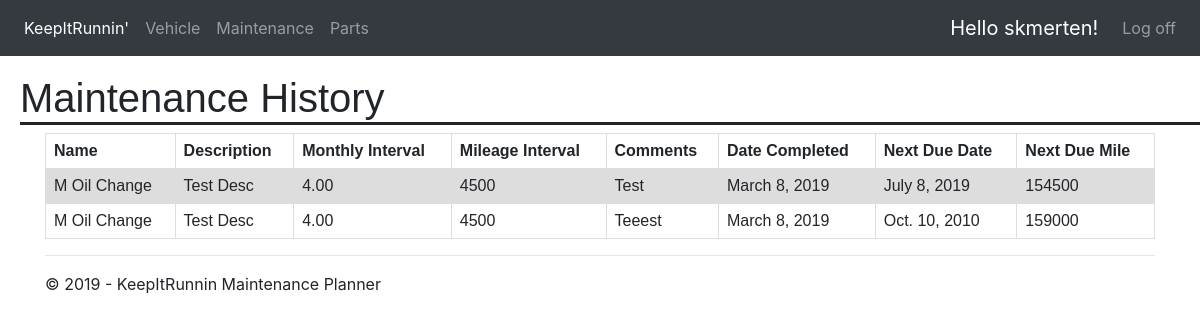
Page /maintenance/history/ (signed in) on the committed database.
### maintenance/models.py (models this page shows, shortened)
class Maintenance_Record(models.Model):
    maintenance = models.ForeignKey(Maintenance, on_delete=models.CASCADE)
    comments = models.CharField(max_length=250)
    date_completed = models.DateField()
    current_mileage = models.IntegerField(max_length=None)
    next_due_date = models.DateField()
    next_due_mile = models.IntegerField(max_length=None)
    completed = models.IntegerField(max_length=None)

class Maintenance(models.Model):
    vehicle = models.ForeignKey(Vehicle, on_delete=models.CASCADE)
    name = models.CharField(max_length=200,null=False)
    description = models.CharField(max_length=100,null=True)
    months = models.DecimalField(max_digits=5, decimal_places=2)
    miles = models.IntegerField(max_length=None)
    materials = models.CharField(max_length=250,null=True)
    comments = models.CharField(max_length=250,null=True)

### maintenance/views.py (the view)
# urls.py: path('maintenance/history/', maintenance.views.viewMaintHist, name='viewMaintHist'),
@login_required(login_url='/login')
def viewMaintHist(request):
    assert isinstance(request, HttpRequest)
    return render(
        request,
        'app/viewMaintHist.html',
        {
            'title':'Maintenance History',
            'year':datetime.now().year,
            'maintenanceHistory': Maintenance_Record.objects.filter(maintenance__vehicle__user=request.user)
        }
    )

### app/templates/app/viewMaintHist.html (shortened to what this page needs)
{% extends "app/layout.html" %}
{% block content %}
<div>
    <table id="schedulMaint2">
      <tr>
        <th>Name</th>
        <th>Description</th>
        <th>Monthly Interval</th>
	    <th>Mileage Interval</th>
	    <th>Comments</th>
	    <th>Date Completed</th>
	    <th>Next Due Date</th>
	    <th>Next Due Mile</th>
      </tr>
        {% for each in maintenanceHistory %}
	        <tr>
            <td>{{each.maintenance.name}}</td>
            <td>{{each.maintenance.description}}</td>
            <td>{{each.maintenance.months}}</td>
            <td>{{each.maintenance.miles}}</td>
            <td>{{each.comments}}</td>
            <td>{{each.date_completed}}</td>
            <td>{{each.next_due_date}}</td>
            <td>{{each.next_due_mile}}</td>
	        </tr>
        {% endfor %}
    </table>
</div>
{% endblock %}

### app/templates/app/loginpartial.html (shortened to what this page needs)
{% if user.is_authenticated %}
<form id="logoutForm" action="/logout" method="post" class="navbar-nav">
    <ul class="navbar-nav ">
        <li><span class="navbar-brand">Hello {{ user.username }}!</span></li>
        <li><a class="nav-link" href="javascript:document.getElementById('logoutForm').submit()">Log off</a></li>
    </ul>
</form>
{% else %}
<ul class="navbar-nav">
    <li><a class="nav-link" href="{% url 'login' %}">Log in</a></li>
</ul>
{% endif %}

### app/static/app/content/site.css (style rules this page uses)
body { padding-top: 50px; padding-bottom: 30px; }

### app/static/app/content/forms.css (style rules this page uses)
table { font-family: arial, sans-serif; border-collapse: collapse; width: 100%; }
td, th { border: 1px solid #dddddd; text-align: left; padding: 8px; }
tr:nth-child(even) { background-color: #f1f1f1; }

### app/templates/app/viewMaintHist.html (style rules this page uses)
table { font-family: arial, sans-serif; border-collapse: collapse; width: 100%; }
td, th { border: 1px solid #dddddd; text-align: left; padding: 8px; }
tr:nth-child(even) { background-color: #dddddd; }

### rows in the picture
Maintenance_Record: maintenance.name "M Oil Change", maintenance.description "Test Desc", maintenance.months "4.00", maintenance.miles "4500", comments "Test", date_completed "March 8, 2019", next_due_date "July 8, 2019", next_due_mile "154500"
Maintenance_Record: maintenance.name "M Oil Change", maintenance.description "Test Desc", maintenance.months "4.00", maintenance.miles "4500", comments "Teeest", date_completed "March 8, 2019", next_due_date "Oct. 10, 2010", next_due_mile "159000"

### other values in the picture
{{ user.username }} "skmerten"
{{ title }} "Maintenance History"
